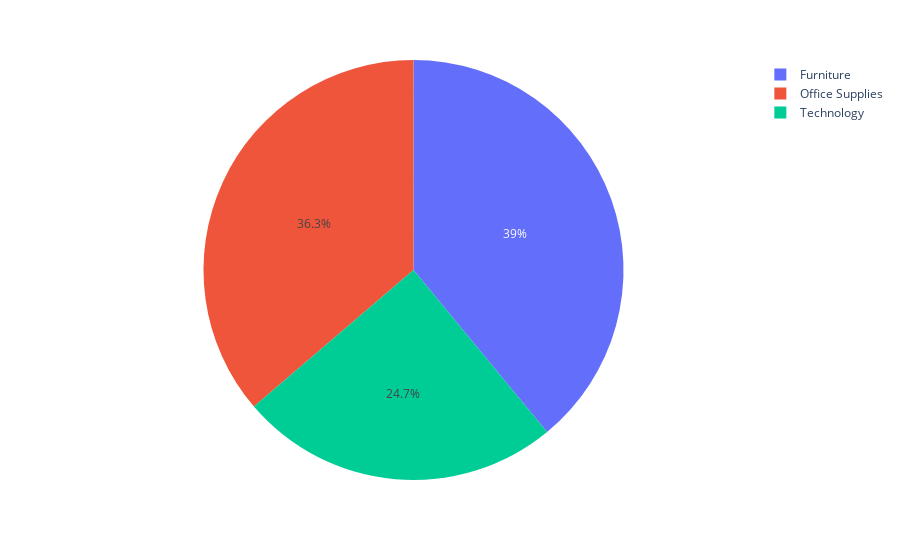

Notebook code for this chart:
### Code cell
px.pie(
    
state_high_loss.groupby(['Category']).agg({
    'Profit':'sum'
}).reset_index().sort_values(by='Profit',ascending=True),
names = state_high_loss.groupby(['Category']).agg({
    'Profit':'sum'
}).reset_index()['Category'] ,
values = state_high_loss.groupby(['Category']).agg({
    'Profit':'sum'
}).reset_index()['Profit'] * -1
)

### Figure 1 — Plotly figure (JSON) as saved in the notebook; plotly's stock layout.template omitted (floating-point values rounded to 4 significant figures)
{"data": [{"domain": {"x": [0, 1], "y": [0, 1]}, "hovertemplate": "label=%{label}<br>value=%{value}<extra></extra>", "labels": ["Furniture", "Office Supplies", "Technology"], "legendgroup": "", "name": "", "showlegend": true, "type": "pie", "values": [60940.0, 56620.0, 38580.0]}], "layout": {"legend": {"tracegroupgap": 0}, "margin": {"t": 60}}}
